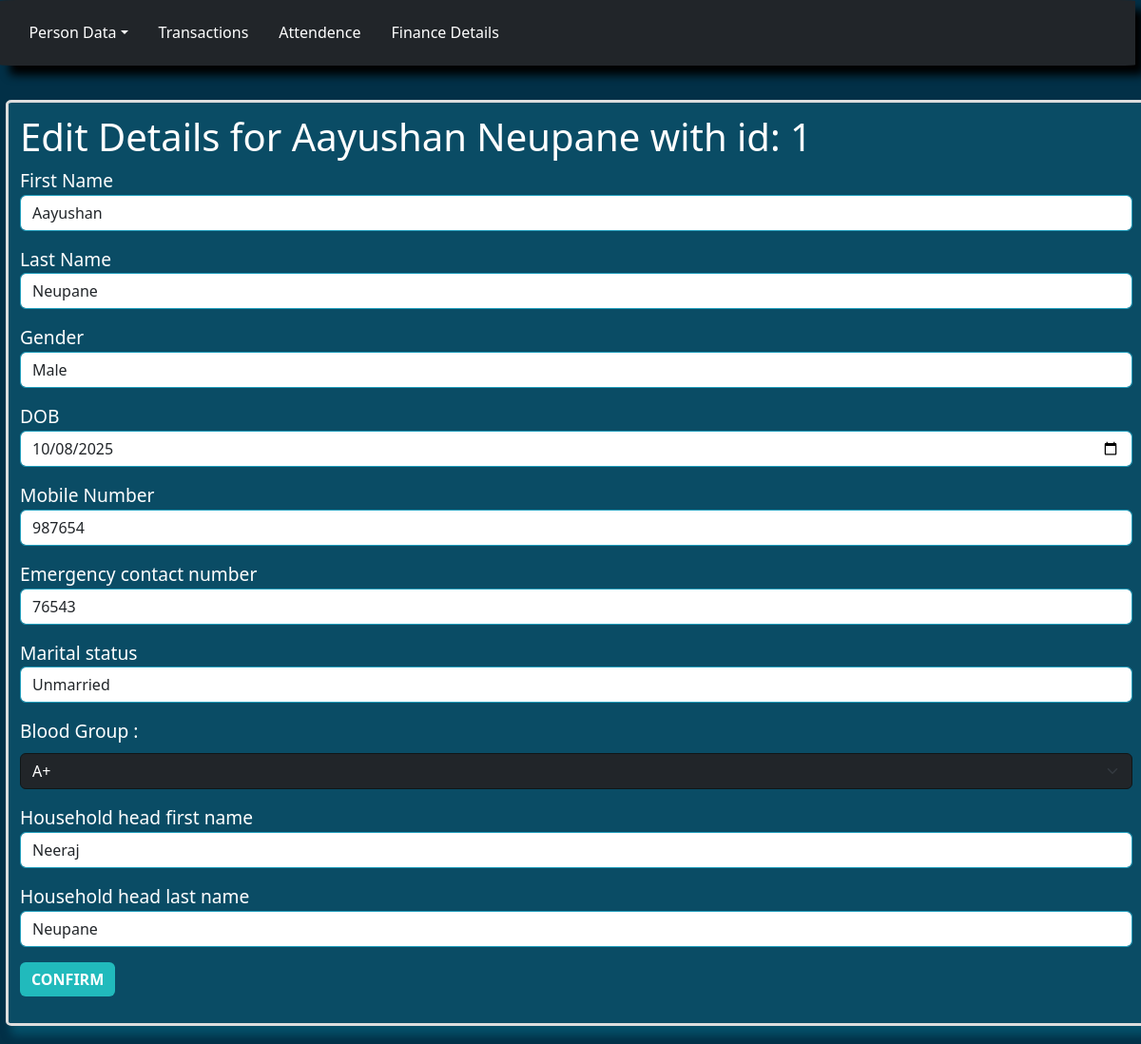
Screenshot of /edit_data?member_id=1 with the database file from the repository.
### tables this page shows
CREATE TABLE persons(
    person_id INTEGER, /*primary key for  member*/
    first_name TEXT,
    last_name TEXT,
    photo TEXT, /* passport size photo name, which will be stored in /static/uploads */
    gender VARCHAR(1),/* M or F or O (Male, Female, Other) */
    dob DATE,
    temporary_address TEXT,
    permanent_address TEXT,
    mobile_number TEXT,
    occupation TEXT,
    emergency_number TEXT,
    married INTEGER, /* 0 for unmarried 1 for married*/
    blood_group TEXT,
    PRIMARY KEY (person_id) /* Automatically increments the id for new record in the table */
);

CREATE TABLE members(
    member_id INTEGER,
    admission_date DATE,
    household_head_first_name TEXT,
    household_head_last_name TEXT,
    FOREIGN KEY (member_id) REFERENCES persons(person_id)
    PRIMARY KEY(member_id)
);

### app.py (the view)
@app.route("/edit_data")
def edit_data():
    id_in_url = request.args.get('member_id')
    details = db.execute("SELECT * FROM persons JOIN members ON persons.person_id = members.member_id WHERE persons.person_id = ?", id_in_url)[0]
    return render_template("editmemberdata.html", current_page="member_data",details=details, id=id_in_url)

### templates/editmemberdata.html
{% extends "editdata.html" %}
{% block updateAddress %}/update_member_details{% endblock %}
{% block  updateSpecifics%}
    <div class="mb-3">
        <label for="hhfname">Household head first name</label>
        <input type="text" name="hh_fname" id="hhfname" class="form-control" value="{{details['household_head_first_name']}}">
    </div>
     <div class="mb-3">
        <label for="hhlame">Household head last name</label>
        <input type="text" name="hh_lname" class="form-control" id="hhlname" value="{{details['household_head_last_name']}}">
    </div>
    <div class="mb-3">
        <button type="submit" class="btn btn-primary mb-3 d-flex align-items-center gap-5">CONFIRM</button>
    </div>
{% endblock %}

### templates/editdata.html (shortened to what this page needs)
{% extends "template.html" %}
{% block body %}
<h1>Edit Details for {{details["first_name"]}} {{details["last_name"]}} with id: {{id}}</h1>
    <form action="{% block updateAddress %}{%endblock%}" method="post">
        <div class="mb-3">
            <label for="fname">First Name</label>
            <input type="text" class="form-control" id="fname" name="f_name" value="{{details['first_name']}}">
        </div>
        <div class="mb-3">
            <label for="lname">Last Name</label>
            <input type="text" class="form-control" id="lname" name="l_name" value="{{details['last_name']}}">
        </div>
        <div class="mb-3">
            <label for="gender">Gender</label>
            <select type="text" class="form-control" id="gender" name="gender">
                <option value="M" {% if details['gender'] == 'M' %} selected {% endif %}>Male</option>
            </select>
        </div>
        <div class="mb-3">
            <label for="dob">DOB</label>
            <input type="date" class="form-control" id="dob" name="dob" value="{{details['dob']}}">
        </div>
        <div class="mb-3">
            <label for="mnumber">Mobile Number</label>
            <input type="number" class="form-control" id="mnumber" name="m_number" value="{{details['mobile_number']}}">
        </div>
        <div class="mb-3">
            <label for="enumber">Emergency contact number</label>
            <input type="number" class="form-control" id="enumber" name="e_number" value="{{details['emergency_number']}}">
        </div>
        <div class="mb-3">
            <label for="married">Marital status</label>
            <select class="form-control" id="married" name="married">
                <option value="0" {% if details['married'] == 0 %} selected {% endif %}>Unmarried</option>
            </select>
        </div>
       <div class="mb-3">
                <label for="bloodgroup" class="form-label"> Blood Group : </label>
                <select class="form-select" id="bloodgroup" name="blood_group" value="{{details['blood_group']}}">
                    <option value="A+" {% if details['blood_group'] == 'A+' %} selected {% endif %}>A+</option>
                </select>
            </div>
            {% block updateSpecifics %}{% endblock %}
    </form>
{% endblock %}

### static/main.css (style rules this page uses)
body { padding: 0; margin: 0; background-color: #023047; }
.form-select { border: solid #101617 1px; background-color: #212529 ; color: #fff; }
.form-control { border: solid #219ebc 1px; }
label { font-size: 120%; }
.btn-primary { background-color: #21babc; font-weight: bolder; border: #21babc; }

### rows the page displays
persons: first_name "Aayushan", last_name "Neupane", f_name "Aayushan", l_name "Neupane", gender "Male", dob "10/08/2025", m_number "987654", e_number "76543", married "Unmarried", blood_group "A+"
members: hh_fname "Neeraj", hh_lname "Neupane"

### other values shown
{{ id }} "1"
